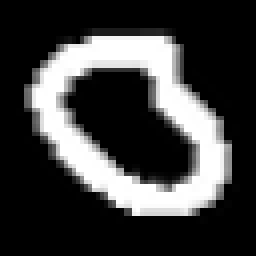
#> input picture algorithm/ehs_tflite/data/owner_handwriting/char_page_003_144_000.png, 64 x 64 px (shown 4 times larger); its folder holds only this picture in this run
$ python 0001_generate_pseudo_labels.py
#> lines starting #> are read from the running program, lines starting #| are printed output that depends on the picture; after the words box and inside, x2 and y2 are one past the last pixel; in counts of white or black regions, pixels touching at a corner belong together
"""
五行伪标签生成器 (Five Element Pseudo Label Generator)

冷启动策略（MVP权宜之计）：
- 真实五行标注需大量人工标注，冷启动阶段不可行
- 采用启发式规则从单字图像提取视觉特征，映射到五行属性
- 等数据飞轮积累真实标注后替换

启发式规则（来自项目经理Kimi指令）：
    笔画竖长横短    → 木↑（舒展生长）
    笔画粗重多顿笔  → 火↑（强烈外放）
    结构方正对称    → 土↑（稳重厚实）
    转折锐利棱角多  → 金↑（刚硬锐利）
    连笔流畅圆润    → 水↑（流动柔和）

输入: 单字灰度图 (64x64)
输出: FiveElementValues [wood, fire, earth, metal, water] ∈ [0, 100]
"""

import numpy as np
import cv2
import os
from typing import Tuple


def generate_pseudo_labels(image_gray: np.ndarray) -> np.ndarray:
    """
    从单字灰度图生成五行伪标签

    Args:
        image_gray: 64x64 uint8 灰度图（背景=0，前景=笔画=255）

    Returns:
        np.ndarray: [5] float32, [wood, fire, earth, metal, water] ∈ [0, 100]
    """
    if image_gray.dtype != np.uint8:
        image_gray = (image_gray * 255).astype(np.uint8)

    # 二值化
    _, binary = cv2.threshold(image_gray, 127, 255, cv2.THRESH_BINARY)

    # 骨架化（用于笔画分析）
    skeleton = cv2.ximgproc.thinning(binary)

    # 计算五行特征
    wood_score  = _calc_wood_feature(binary, skeleton)
    fire_score  = _calc_fire_feature(binary, skeleton)
    earth_score = _calc_earth_feature(binary, skeleton)
    metal_score = _calc_metal_feature(binary, skeleton)
    water_score = _calc_water_feature(binary, skeleton)

    scores = np.array([wood_score, fire_score, earth_score, metal_score, water_score],
                      dtype=np.float32)

    # 归一化到 [0, 100]
    scores = _normalize_to_100(scores)

    return scores


def _calc_wood_feature(binary: np.ndarray, skeleton: np.ndarray) -> float:
    """
    木特征：竖长横短 → 竖笔画占比高
    竖笔画(纵向连通域长宽比>2)占比越高 → 木↑
    """
    h, w = binary.shape

    # 纵向投影（统计每行像素数）
    row_proj = np.sum(binary > 0, axis=1)
    col_proj = np.sum(binary > 0, axis=0)

    # 竖笔画 = 列投影峰值高且窄
    col_peaks = np.sum(col_proj > col_proj.mean() * 1.5)
    row_peaks = np.sum(row_proj > row_proj.mean() * 1.5)

    if col_peaks == 0:
        return 30.0

    # 竖笔画占比高 → 木↑
    vertical_ratio = col_peaks / (col_peaks + row_peaks + 1e-6)

    # 骨架纵向连通域分析
    num_labels, labels, stats, centroids = cv2.connectedComponentsWithStats(skeleton)
    vertical_strokes = 0
    for i in range(1, num_labels):
        _, _, _, cw, ch = stats[i]
        if ch > cw * 2:  # 纵向长条
            vertical_strokes += 1

    score = vertical_ratio * 60 + min(vertical_strokes * 8, 40)
    return float(np.clip(score, 0, 100))


def _calc_fire_feature(binary: np.ndarray, skeleton: np.ndarray) -> float:
    """
    火特征：笔画粗重多顿笔 → 笔画密度高、顿笔点多
    笔画平均宽度大 → 火↑
    """
    # 距离变换（笔画宽度近似）
    dist = cv2.distanceTransform(binary, cv2.DIST_L2, 5)

    # 骨架点上的平均距离 = 笔画半宽
    skeleton_points = skeleton > 0
    if np.sum(skeleton_points) == 0:
        return 30.0

    avg_width = np.mean(dist[skeleton_points]) * 2

    # 顿笔检测：骨架端点处宽度突增
    endpoints = _find_endpoints(skeleton)
    thick_ends = sum(1 for ep in endpoints if dist[ep] > avg_width * 1.3)

    score = avg_width * 15 + thick_ends * 10
    return float(np.clip(score, 0, 100))


def _calc_earth_feature(binary: np.ndarray, skeleton: np.ndarray) -> float:
    """
    土特征：结构方正对称 → 宽高比接近1、重心居中
    字形接近正方形 → 土↑
    """
    # 前景像素坐标
    ys, xs = np.where(binary > 0)
    if len(xs) == 0:
        return 50.0

    # 边界框
    x_min, x_max = xs.min(), xs.max()
    y_min, y_max = ys.min(), ys.max()
    bbox_w = x_max - x_min + 1
    bbox_h = y_max - y_min + 1

    # 宽高比（接近1=方正）
    aspect_ratio = min(bbox_w, bbox_h) / max(bbox_w, bbox_h + 1e-6)

    # 重心偏移（居中=对称）
    cx, cy = xs.mean(), ys.mean()
    img_cx, img_cy = binary.shape[1] / 2, binary.shape[0] / 2
    center_offset = 1 - abs(cx - img_cx) / (binary.shape[1] / 2) - abs(cy - img_cy) / (binary.shape[0] / 2)

    score = aspect_ratio * 50 + center_offset * 30 + 20
    return float(np.clip(score, 0, 100))


def _calc_metal_feature(binary: np.ndarray, skeleton: np.ndarray) -> float:
    """
    金特征：转折锐利棱角多 → 骨架拐点多、角度变化大
    HOG方向变化剧烈 → 金↑
    """
    # 骨架拐点检测（角度变化大的点）
    corners = _find_skeleton_corners(skeleton)

    # 骨架方向变化标准差
    directions = _extract_directions(skeleton)
    if len(directions) < 2:
        return 20.0

    # 方向变化剧烈 = 棱角多
    direction_changes = np.abs(np.diff(directions))
    sharpness = np.mean(direction_changes) / (np.pi / 4)  # 归一化到45度

    score = len(corners) * 5 + sharpness * 40
    return float(np.clip(score, 0, 100))


def _calc_water_feature(binary: np.ndarray, skeleton: np.ndarray) -> float:
    """
    水特征：连笔流畅圆润 → 骨架平滑、曲率连续
    方向变化连续无突变 → 水↑
    """
    # 骨架方向变化标准差（小=平滑=水↑）
    directions = _extract_directions(skeleton)
    if len(directions) < 2:
        return 50.0

    direction_changes = np.abs(np.diff(directions))
    smoothness = 1 / (1 + np.std(direction_changes) * 2)  # 越小越平滑

    # 笔画连贯性（连通域数量少=连笔多）
    num_labels, _, _, _ = cv2.connectedComponentsWithStats(skeleton)
    stroke_count = num_labels - 1  # 减去背景

    # 笔画少 = 连笔多 = 水↑
    connectivity = max(0, 1 - stroke_count / 10)

    score = smoothness * 50 + connectivity * 30 + 20
    return float(np.clip(score, 0, 100))


# ==================== 辅助函数 ====================

def _normalize_to_100(scores: np.ndarray) -> np.ndarray:
    """归一化到 [0, 100]，保持相对关系"""
    min_val = scores.min()
    max_val = scores.max()
    if max_val - min_val < 1e-6:
        return np.full(5, 50.0, dtype=np.float32)
    normalized = (scores - min_val) / (max_val - min_val) * 80 + 10  # 保留10-90避免极端
    return normalized.astype(np.float32)


def _find_endpoints(skeleton: np.ndarray) -> list:
    """找骨架端点（8邻域只有一个前景邻居）"""
    endpoints = []
    h, w = skeleton.shape
    for y in range(1, h - 1):
        for x in range(1, w - 1):
            if skeleton[y, x] > 0:
                neighbors = np.sum(skeleton[y-1:y+2, x-1:x+2] > 0) - 1
                if neighbors == 1:
                    endpoints.append((y, x))
    return endpoints


def _find_skeleton_corners(skeleton: np.ndarray) -> list:
    """找骨架拐点（方向突变点）"""
    # 简化版：找 Harris 角点
    sk_float = skeleton.astype(np.float32)
    dst = cv2.cornerHarris(sk_float, 3, 3, 0.04)
    corners = np.where(dst > 0.01 * dst.max())
    return list(zip(corners[0], corners[1]))


def _extract_directions(skeleton: np.ndarray) -> np.ndarray:
    """提取骨架主方向序列"""
    # 用轮廓切线方向近似
    contours, _ = cv2.findContours(
        skeleton.astype(np.uint8), cv2.RETR_EXTERNAL, cv2.CHAIN_APPROX_SIMPLE
    )
    directions = []
    for contour in contours:
        if len(contour) < 3:
            continue
        for i in range(len(contour) - 1):
            dx = contour[i + 1][0][0] - contour[i][0][0]
            dy = contour[i + 1][0][1] - contour[i][0][1]
            direction = np.arctan2(dy, dx)
            directions.append(direction)
    return np.array(directions) if directions else np.array([0.0])


# ==================== 批量处理入口 ====================

def batch_generate_labels(image_dir: str, output_dir: str):
    """
    批量生成五行伪标签

    Args:
        image_dir: 单字图片目录（PNG灰度图）
        output_dir: 输出JSON目录
    """
    import os
    import json
    from pathlib import Path

    os.makedirs(output_dir, exist_ok=True)
    results = {}

    for img_path in Path(image_dir).glob("*.png"):
        img = cv2.imread(str(img_path), cv2.IMREAD_GRAYSCALE)
        if img is None:
            continue
        img = cv2.resize(img, (64, 64))

        labels = generate_pseudo_labels(img)
        results[img_path.stem] = {
            "wood": round(float(labels[0]), 2),
            "fire": round(float(labels[1]), 2),
            "earth": round(float(labels[2]), 2),
            "metal": round(float(labels[3]), 2),
            "water": round(float(labels[4]), 2),
            "dominant": _get_dominant(labels)
        }

    output_path = os.path.join(output_dir, "pseudo_labels.json")
    with open(output_path, 'w', encoding='utf-8') as f:
        json.dump(results, f, ensure_ascii=False, indent=2)

    print(f"[PseudoLabel] 生成 {len(results)} 条伪标签 → {output_path}")


def _get_dominant(labels: np.ndarray) -> str:
    """获取主导五行"""
    names = ["wood", "fire", "earth", "metal", "water"]
    return names[int(np.argmax(labels))]


if __name__ == "__main__":
    import json

    input_dir = "data/owner_handwriting"
    output_path = "data/owner_pseudo_labels.json"

    os.makedirs("data", exist_ok=True)

    # 获取所有PNG文件（不采样，全量处理）
    all_files = [f for f in sorted(os.listdir(input_dir)) if f.endswith('.png')]
    sampled_files = all_files  # 处理全部样本

    labels_dict = {}
    for i, filename in enumerate(sampled_files):
        img_path = os.path.join(input_dir, filename)
        img = cv2.imread(img_path, cv2.IMREAD_GRAYSCALE)
#> img is the input picture: shape (64, 64); min 0, max 255, mean 63
        if img is None:
            continue

        labels = generate_pseudo_labels(img)
#> in generate_pseudo_labels, `_, binary = cv2.threshold(image_gray, 127, 255, cv2.THRESH_BINARY)`:
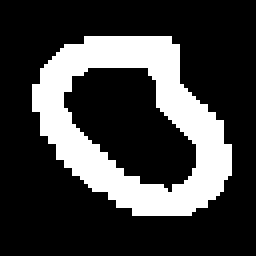
#> binary: shape (64, 64) (shown 4 times larger); 24.8% white; 1 white region, box (x1, y1, x2, y2) and area: (8, 9, 58, 54) 1014
#> in generate_pseudo_labels, `skeleton = cv2.ximgproc.thinning(binary)`:
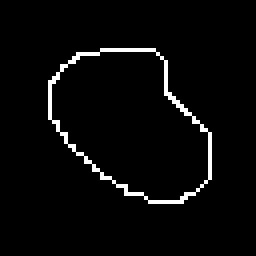
#> skeleton: shape (64, 64) (shown 4 times larger); 3.2% white in thin lines or dots, all inside (x1, y1, x2, y2) = (12, 12, 53, 51)
#> in _calc_wood_feature, `row_proj = np.sum(binary > 0, axis=1)`: row_proj = 64 values, max 34 at index 16, min 0 at index 0, mean 15.84
#> in _calc_wood_feature, `col_proj = np.sum(binary > 0, axis=0)`: col_proj = 64 values, max 29 at index 44, min 0 at index 0, mean 15.84
#> in _calc_wood_feature, `col_peaks = np.sum(col_proj > col_proj.mean() * 1.5)`: col_peaks = 13
#> in _calc_wood_feature, `row_peaks = np.sum(row_proj > row_proj.mean() * 1.5)`: row_peaks = 12
#> in _calc_wood_feature, `vertical_ratio = col_peaks / (col_peaks + row_peaks + 1e-6)`: vertical_ratio = 0.52
#> in _calc_wood_feature, `num_labels, labels, stats, centroids = cv2.connectedComponentsWithStat..`: num_labels = 2; stats = [[0, 0, 64, 64, 3964], [12, 12, 41, 39, 132]]; centroids = [[31.47, 31.54], [32.31, 30.39]]
#> the loop in _calc_wood_feature, `for i in range(1, num_labels):` made 1 pass
#> (cw, ch) on pass 1: (39, 132)
#> after the loop in _calc_wood_feature, `for i in range(1, num_labels):`: vertical_strokes = 1
#> in _calc_wood_feature, `score = vertical_ratio * 60 + min(vertical_strokes * 8, 40)`: score = 39.2
#> in _calc_fire_feature, `dist = cv2.distanceTransform(binary, cv2.DIST_L2, 5)`:
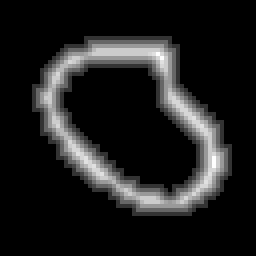
#> dist: shape (64, 64) float32 (shown 4 times larger); min 0, max 5, mean 0.59; drawn with min black and max white
#> in _calc_fire_feature, `avg_width = np.mean(dist[skeleton_points]) * 2`: avg_width = 7.74
#> after the loop in _find_endpoints, `for y in range(1, h - 1):`: endpoints = []
#> in _calc_fire_feature, `thick_ends = sum(1 for ep in endpoints if dist[ep] > avg_width * 1.3)`: thick_ends = 0
#> in _calc_fire_feature, `score = avg_width * 15 + thick_ends * 10`: score = 116.1
#> in generate_pseudo_labels, `fire_score  = _calc_fire_feature(binary, skeleton)`: fire_score = 100
#> in _calc_earth_feature, `ys, xs = np.where(binary > 0)`: ys = 1014 values from 9 to 53; xs = 1014 values, max 57 at index 614, min 8 at index 301, mean 32.98
#> in _calc_earth_feature, `x_min, x_max = xs.min(), xs.max()`: x_min = 8; x_max = 57
#> in _calc_earth_feature, `y_min, y_max = ys.min(), ys.max()`: y_min = 9; y_max = 53
#> in _calc_earth_feature, `bbox_w = x_max - x_min + 1`: bbox_w = 50
#> in _calc_earth_feature, `bbox_h = y_max - y_min + 1`: bbox_h = 45
#> in _calc_earth_feature, `aspect_ratio = min(bbox_w, bbox_h) / max(bbox_w, bbox_h + 1e-6)`: aspect_ratio = 0.9
#> in _calc_earth_feature, `cx, cy = xs.mean(), ys.mean()`: cx = 32.98; cy = 30.76
#> in _calc_earth_feature, `center_offset = 1 - abs(cx - img_cx) / (binary.shape[1] / 2) - abs(cy ..`: center_offset = 0.931
#> in _calc_earth_feature, `score = aspect_ratio * 50 + center_offset * 30 + 20`: score = 92.92
#> in _find_skeleton_corners, `dst = cv2.cornerHarris(sk_float, 3, 3, 0.04)`:
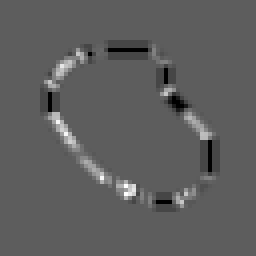
#> dst: shape (64, 64) float32 (shown 4 times larger); min -75168896, max 129229168, mean 787374.4; drawn with min black and max white
#> in _find_skeleton_corners, `corners = np.where(dst > 0.01 * dst.max())`: corners = 279 positions, rows 11 to 51, columns 11 to 53
#> in _calc_metal_feature, `corners = _find_skeleton_corners(skeleton)`: corners = 279 pairs, first value 11 to 51, second value 11 to 53
#> in _extract_directions, `contours, _ = cv2.findContours( skeleton.astype(np.uint8), cv2.RETR_EX..`: contours = 1 contour; box (x1, y1, x2, y2) and area: (12, 12, 53, 51) 1076
#> the loop in _extract_directions, `for contour in contours:` made 1 pass
#> after the loop in _extract_directions, `for contour in contours:`: directions = 36 values, max 3.14 at index 1, min -2.36 at index 33, mean 0.654
#> in _calc_metal_feature, `direction_changes = np.abs(np.diff(directions))`: direction_changes = 35 values, max 1.57 at index 3, min 0.785 at index 0, mean 0.898
#> in _calc_metal_feature, `sharpness = np.mean(direction_changes) / (np.pi / 4)`: sharpness = 1.14
#> in _calc_metal_feature, `score = len(corners) * 5 + sharpness * 40`: score = 1440.7
#> in generate_pseudo_labels, `metal_score = _calc_metal_feature(binary, skeleton)`: metal_score = 100
#> the loop in _extract_directions (call 2), `for contour in contours:` made 1 pass
#> in _calc_water_feature, `smoothness = 1 / (1 + np.std(direction_changes) * 2)`: smoothness = 0.645
#> in _calc_water_feature, `num_labels, _, _, _ = cv2.connectedComponentsWithStats(skeleton)`: num_labels = 2
#> in _calc_water_feature, `stroke_count = num_labels - 1`: stroke_count = 1
#> in _calc_water_feature, `connectivity = max(0, 1 - stroke_count / 10)`: connectivity = 0.9
#> in _calc_water_feature, `score = smoothness * 50 + connectivity * 30 + 20`: score = 79.27
#> in generate_pseudo_labels, `scores = np.array([wood_score, fire_score, earth_score, metal_score, w..`: scores = [39.2, 100, 92.92, 100, 79.27]
#> in _normalize_to_100, `min_val = scores.min()`: min_val = 39.2
#> in _normalize_to_100, `max_val = scores.max()`: max_val = 100
#> in _normalize_to_100, `normalized = (scores - min_val) / (max_val - min_val) * 80 + 10`: normalized = [10, 90, 80.68, 90, 62.72]
#> labels = [10, 90, 80.68, 90, 62.72]
        labels_dict[filename] = {
            "wood": float(labels[0]),
            "fire": float(labels[1]),
            "earth": float(labels[2]),
            "metal": float(labels[3]),
            "water": float(labels[4])
        }

        if (i + 1) % 50 == 0:
            print(f"已处理 {i+1}/{len(sampled_files)} 个样本")

    with open(output_path, 'w', encoding='utf-8') as f:
        json.dump(labels_dict, f, ensure_ascii=False, indent=2)

    print(f"\n伪标签已保存到 {output_path}")
    print(f"采样数量: {len(labels_dict)}")
#| 采样数量: 1

$ run again, on algorithm/ehs_tflite/data/owner_handwriting/char_page_008_032_000.png
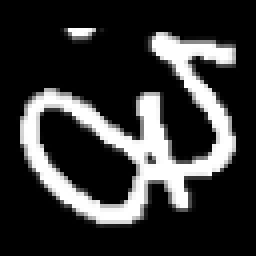
#> input picture algorithm/ehs_tflite/data/owner_handwriting/char_page_008_032_000.png, 64 x 64 px (shown 4 times larger)
#> img is the input picture: shape (64, 64); min 0, max 255, mean 52.7
#> binary: shape (64, 64); 20.9% white; 2 white regions (1 under 20 px), largest, box (x1, y1, x2, y2) and area: (5, 8, 59, 56) 843
#> skeleton: shape (64, 64); 4.7% white in thin lines or dots, all inside (x1, y1, x2, y2) = (7, 7, 57, 54)
#> row_proj = 64 values, max 29 at index 26, min 0 at index 0, mean 13.36
#> col_proj = 64 values, max 28 at index 36, min 0 at index 0, mean 13.36
#> col_peaks = 9
#> row_peaks = 22
#> vertical_ratio = 0.29
#> in _calc_wood_feature, `num_labels, labels, stats, centroids = cv2.connectedComponentsWithStat..`:
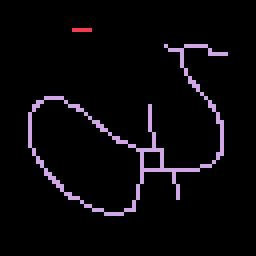
#> labels: shape (64, 64) int32 (shown 4 times larger); 3 distinct labels, from 0 to 2; one colour per label, 0 black
#> in _calc_wood_feature, `num_labels, labels, stats, centroids = cv2.connectedComponentsWithStat..`: num_labels = 3; stats = [[0, 0, 64, 64, 3905], [18, 7, 5, 1, 5], [7, 11, 50, 43, 186]]; centroids = [[31.42, 31.4], [20, 7], [33.52, 34.19]]
#> the loop in _calc_wood_feature, `for i in range(1, num_labels):` made 2 passes
#> (cw, ch) on passes 1 to 2: (1, 5), (43, 186)
#> after the loop in _calc_wood_feature, `for i in range(1, num_labels):`: vertical_strokes = 2
#> in _calc_wood_feature, `score = vertical_ratio * 60 + min(vertical_strokes * 8, 40)`: score = 33.42
#> avg_width = 4.66
#> after the loop in _find_endpoints, `for y in range(1, h - 1):`: endpoints = [(7, 18), (7, 22), (11, 41), (13, 56), (26, 37), (49, 44)]
#> thick_ends = 0
#> in _calc_fire_feature, `score = avg_width * 15 + thick_ends * 10`: score = 69.92
#> ys = 855 values from 7 to 55; xs = 855 values, max 58 at index 73, min 5 at index 301, mean 33.69
#> x_min = 5; x_max = 58
#> y_min = 7; y_max = 55
#> bbox_w = 54
#> bbox_h = 49
#> aspect_ratio = 0.907
#> cx = 33.69; cy = 33.21
#> center_offset = 0.909
#> in _calc_earth_feature, `score = aspect_ratio * 50 + center_offset * 30 + 20`: score = 92.65
#> in _find_skeleton_corners, `dst = cv2.cornerHarris(sk_float, 3, 3, 0.04)`:
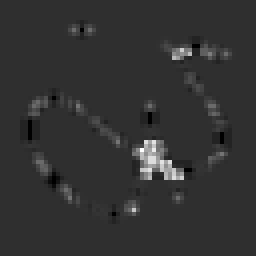
#> dst: shape (64, 64) float32 (shown 4 times larger); min -75168896, max 324329024, mean 5218852; drawn with min black and max white
#> in _find_skeleton_corners, `corners = np.where(dst > 0.01 * dst.max())`: corners = 464 positions, rows 6 to 54, columns 6 to 57
#> in _calc_metal_feature, `corners = _find_skeleton_corners(skeleton)`: corners = 464 pairs, first value 6 to 54, second value 6 to 57
#> contours = 2 contours, 1 with area under 20; largest, box (x1, y1, x2, y2) and area: (7, 11, 57, 54) 568
#> the loop in _extract_directions, `for contour in contours:` made 2 passes
#> contour on pass 2: [[18, 7], [22, 7]]
#> after the loop in _extract_directions, `for contour in contours:`: directions = 106 values, max 3.14 at index 17, min -2.36 at index 20, mean 0.356
#> in _calc_metal_feature, `direction_changes = np.abs(np.diff(directions))`: direction_changes = 105 values, max 5.5 at index 19, min 0.785 at index 0, mean 1.62
#> sharpness = 2.07
#> in _calc_metal_feature, `score = len(corners) * 5 + sharpness * 40`: score = 2402.7
#> metal_score = 100
#> the loop in _extract_directions (call 2), `for contour in contours:` made 2 passes
#> smoothness = 0.224
#> in _calc_water_feature, `num_labels, _, _, _ = cv2.connectedComponentsWithStats(skeleton)`: num_labels = 3
#> stroke_count = 2
#> connectivity = 0.8
#> in _calc_water_feature, `score = smoothness * 50 + connectivity * 30 + 20`: score = 55.2
#> in generate_pseudo_labels, `scores = np.array([wood_score, fire_score, earth_score, metal_score, w..`: scores = [33.42, 69.92, 92.65, 100, 55.2]
#> min_val = 33.42
#> max_val = 100
#> normalized = [10, 53.86, 81.17, 90, 36.17]
#| 采样数量: 1

$ run again, on algorithm/ehs_tflite/data/owner_handwriting/char_page_008_038_002.png
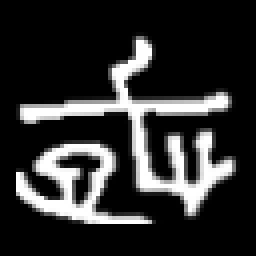
#> input picture algorithm/ehs_tflite/data/owner_handwriting/char_page_008_038_002.png, 64 x 64 px (shown 4 times larger)
#> img is the input picture: shape (64, 64); min 0, max 255, mean 46.7
#> binary: shape (64, 64); 18.3% white; 2 white regions, box (x1, y1, x2, y2) and area: (5, 10, 58, 54) 496, (4, 36, 38, 56) 255
#> skeleton: shape (64, 64); 5.1% white in thin lines or dots, all inside (x1, y1, x2, y2) = (4, 12, 57, 56)
#> row_proj = 64 values, max 52 at index 26, min 0 at index 0, mean 11.73
#> col_proj = 64 values, max 32 at index 34, min 0 at index 0, mean 11.73
#> col_peaks = 11
#> row_peaks = 19
#> vertical_ratio = 0.367
#> in _calc_wood_feature, `num_labels, labels, stats, centroids = cv2.connectedComponentsWithStat..`:
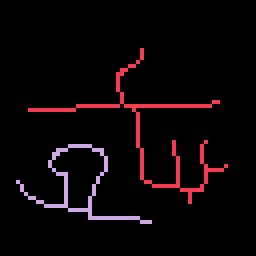
#> labels: shape (64, 64) int32 (shown 4 times larger); 3 distinct labels, from 0 to 2; one colour per label, 0 black
#> in _calc_wood_feature, `num_labels, labels, stats, centroids = cv2.connectedComponentsWithStat..`: num_labels = 3; stats = [[0, 0, 64, 64, 3889], [7, 12, 50, 39, 128], [4, 36, 34, 20, 79]]; centroids = [[31.56, 31.16], [36.91, 32.48], [19.63, 46.57]]
#> the loop in _calc_wood_feature, `for i in range(1, num_labels):` made 2 passes
#> (cw, ch) on passes 1 to 2: (39, 128), (20, 79)
#> after the loop in _calc_wood_feature, `for i in range(1, num_labels):`: vertical_strokes = 2
#> in _calc_wood_feature, `score = vertical_ratio * 60 + min(vertical_strokes * 8, 40)`: score = 38
#> avg_width = 3.63
#> after the loop in _find_endpoints, `for y in range(1, h - 1):`: endpoints = [(12, 35), (25, 54), (27, 7), (35, 43), (35, 51), (41, 56), (45, 4), (50, 47), (55, 37)]
#> thick_ends = 0
#> in _calc_fire_feature, `score = avg_width * 15 + thick_ends * 10`: score = 54.45
#> ys = 751 values from 10 to 55; xs = 751 values, max 57 at index 414, min 4 at index 469, mean 30.54
#> x_min = 4; x_max = 57
#> y_min = 10; y_max = 55
#> bbox_w = 54
#> bbox_h = 46
#> aspect_ratio = 0.852
#> cx = 30.54; cy = 36.93
#> center_offset = 0.8
#> in _calc_earth_feature, `score = aspect_ratio * 50 + center_offset * 30 + 20`: score = 86.6
#> in _find_skeleton_corners, `dst = cv2.cornerHarris(sk_float, 3, 3, 0.04)`:
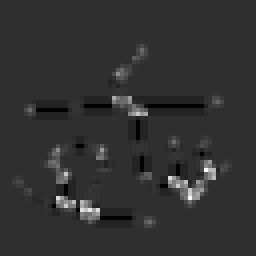
#> dst: shape (64, 64) float32 (shown 4 times larger); min -75168896, max 324329024, mean 3487730.8; drawn with min black and max white
#> in _find_skeleton_corners, `corners = np.where(dst > 0.01 * dst.max())`: corners = 431 positions, rows 11 to 57, columns 3 to 57
#> in _calc_metal_feature, `corners = _find_skeleton_corners(skeleton)`: corners = 431 pairs, first value 11 to 57, second value 3 to 57
#> contours = 2 contours, 1 with area under 20; largest, box (x1, y1, x2, y2) and area: (4, 36, 38, 56) 147
#> the loop in _extract_directions, `for contour in contours:` made 2 passes
#> after the loop in _extract_directions, `for contour in contours:`: directions = 130 values, max 3.14 at index 1, min -2.36 at index 12, mean 0.375
#> in _calc_metal_feature, `direction_changes = np.abs(np.diff(directions))`: direction_changes = 129 values, max 5.5 at index 11, min 0.785 at index 0, mean 1.56
#> sharpness = 1.98
#> in _calc_metal_feature, `score = len(corners) * 5 + sharpness * 40`: score = 2234.4
#> metal_score = 100
#> the loop in _extract_directions (call 2), `for contour in contours:` made 2 passes
#> smoothness = 0.239
#> in _calc_water_feature, `num_labels, _, _, _ = cv2.connectedComponentsWithStats(skeleton)`: num_labels = 3
#> stroke_count = 2
#> connectivity = 0.8
#> in _calc_water_feature, `score = smoothness * 50 + connectivity * 30 + 20`: score = 55.93
#> in generate_pseudo_labels, `scores = np.array([wood_score, fire_score, earth_score, metal_score, w..`: scores = [38, 54.45, 86.6, 100, 55.93]
#> min_val = 38
#> max_val = 100
#> normalized = [10, 31.23, 72.71, 90, 33.14]
#| 采样数量: 1
